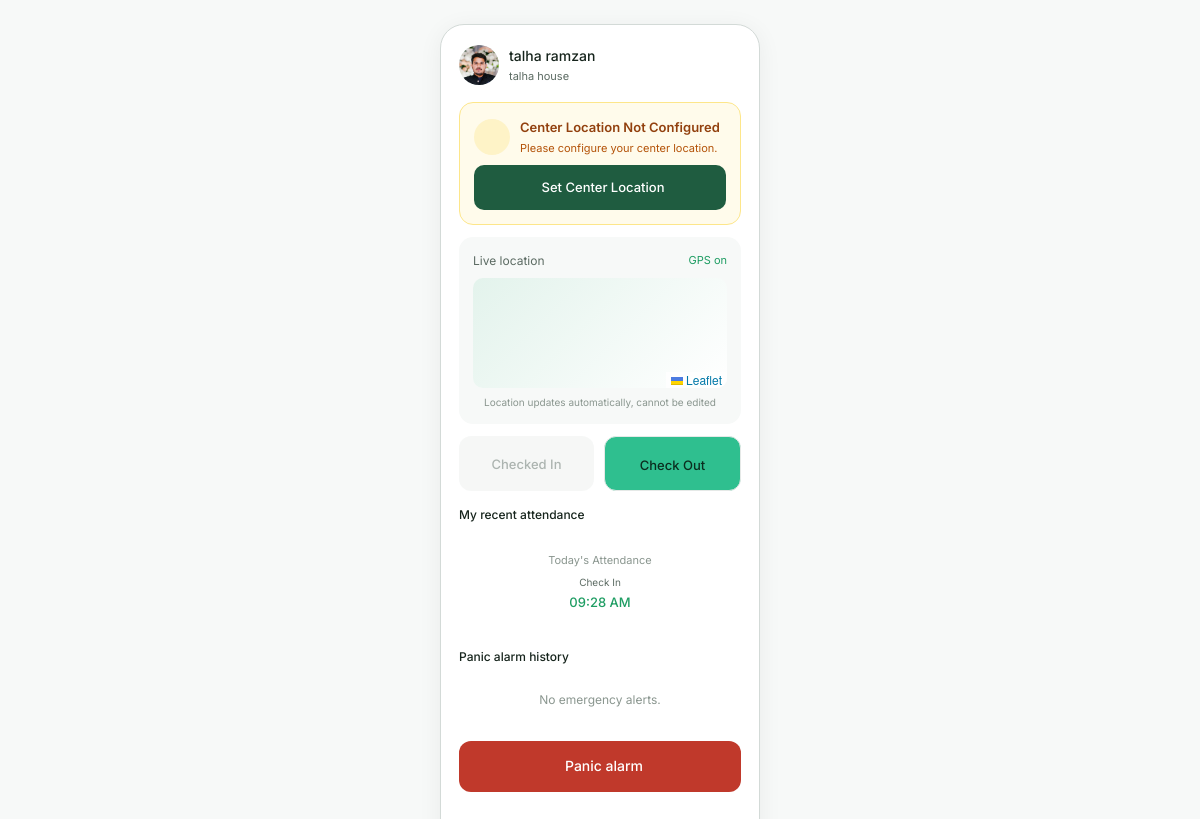
The page /staff/dashboard/ (signed in) on the database its author committed.
### staff/models.py (models this page shows, shortened)
class StaffProfile(models.Model):
    class Status(models.TextChoices):
        ACTIVE = 'Active', 'Active'
        INACTIVE = 'Inactive', 'Inactive'
    class Gender(models.TextChoices):
        MALE = 'Male', 'Male'
        FEMALE = 'Female', 'Female'
        OTHER = 'Other', 'Other'
    user = models.OneToOneField(
        settings.AUTH_USER_MODEL,
        on_delete=models.CASCADE,
        related_name='staff_profile'
    )
    assigned_center = models.ForeignKey(
        'admin_panel.Center',
        on_delete=models.SET_NULL,
        null=True,
        related_name='staff_members'
    )
    designation = models.CharField(max_length=100, blank=True)
    profile_photo = models.ImageField(upload_to='profile_photos/', blank=True, null=True)
    cnic = models.CharField(max_length=15, unique=True, blank=True, null=True)
    date_of_birth = models.DateField(blank=True, null=True)
    age = models.PositiveSmallIntegerField(blank=True, null=True)
    gender = models.CharField(max_length=10, choices=Gender.choices, blank=True)
    address = models.TextField(blank=True)
    joining_date = models.DateField(auto_now_add=True)
    status = models.CharField(max_length=20, choices=Status.choices, default=Status.ACTIVE)
    created_at = models.DateTimeField(default=timezone.now)
    updated_at = models.DateTimeField(auto_now=True)
    class Meta:
        ordering = ['user__full_name']

### accounts/models.py (models this page shows, shortened)
class CustomUser(AbstractBaseUser, PermissionsMixin):
    class Role(models.TextChoices):
        ADMIN = 'Admin', 'Admin'
        FIELD_STAFF = 'Field Staff', 'Field Staff'
        TEACHER = 'Teacher', 'Teacher'
    username = models.CharField(max_length=20, unique=True, blank=True, null=True)
    full_name = models.CharField(max_length=255)
    email = models.EmailField(unique=True)
    phone_number = models.CharField(max_length=20, unique=True)
    role = models.CharField(max_length=20, choices=Role.choices, default=Role.FIELD_STAFF)
    is_active = models.BooleanField(default=True)
    is_staff = models.BooleanField(default=False)
    is_superuser = models.BooleanField(default=False)
    date_joined = models.DateTimeField(auto_now_add=True)
    objects = CustomUserManager()
    USERNAME_FIELD = 'email'
    REQUIRED_FIELDS = ['full_name', 'phone_number']
    def get_full_name(self):
        return self.full_name

### admin_panel/models.py (models this page shows, shortened)
class Center(models.Model):
    class Status(models.TextChoices):
        ACTIVE = 'Active', 'Active'
        INACTIVE = 'Inactive', 'Inactive'
        PENDING = 'Pending', 'Pending'
    class ConfigStatus(models.TextChoices):
        NOT_CONFIGURED = 'NOT_CONFIGURED', 'Not Configured'
        CONFIGURED = 'CONFIGURED', 'Configured'
    center_name = models.CharField(max_length=255)
    center_code = models.CharField(max_length=20, unique=True)
    complete_address = models.TextField(blank=True)
    city = models.CharField(max_length=100, blank=True)
    district = models.CharField(max_length=100)
    latitude = models.DecimalField(max_digits=9, decimal_places=6, null=True, blank=True)
    longitude = models.DecimalField(max_digits=9, decimal_places=6, null=True, blank=True)
    allowed_radius = models.PositiveIntegerField(default=100, help_text='Allowed radius in meters')
    assigned_teacher = models.OneToOneField(
        'staff.StaffProfile',
        on_delete=models.SET_NULL,
        null=True,
        blank=True,
        related_name='teaching_center',
    )
    status = models.CharField(max_length=20, choices=Status.choices, default=Status.PENDING)
    configuration_status = models.CharField(
        max_length=20,
        choices=ConfigStatus.choices,
        default=ConfigStatus.NOT_CONFIGURED,
    )
    configured_by = models.ForeignKey(
        settings.AUTH_USER_MODEL,
        on_delete=models.SET_NULL,
        null=True,
        blank=True,
        related_name='configured_centers',
    )
    configured_date = models.DateTimeField(null=True, blank=True)
    gps_accuracy = models.FloatField(null=True, blank=True, help_text='GPS accuracy in meters at configuration time')
    browser_info = models.TextField(blank=True)
    ip_address = models.GenericIPAddressField(blank=True, null=True)
    created_at = models.DateTimeField(auto_now_add=True)
    updated_at = models.DateTimeField(auto_now=True)
    class Meta:
        ordering = ['center_name']

### staff/views.py (the view)
# urls.py: path('dashboard/', views.dashboard, name='admin_dashboard'),
@login_required
def dashboard(request):
    staff = get_staff_context(request.user)
    ctx = {'staff': staff}
    if staff and staff.assigned_center:
        center = staff.assigned_center
        ctx['user_center'] = center.center_name
        ctx['center_config_status'] = center.configuration_status
        ctx['center_latitude'] = center.latitude
        ctx['center_longitude'] = center.longitude
    else:
        ctx['user_center'] = 'Not assigned'
        ctx['center_config_status'] = None
        ctx['center_latitude'] = None
        ctx['center_longitude'] = None
    today = timezone.now().date()
    try:
        today_attendance = Attendance.objects.get(staff=request.user, date=today)
        ctx['has_checked_in'] = today_attendance.check_in_time is not None
        ctx['has_checked_out'] = today_attendance.check_out_time is not None
        ctx['today_check_in'] = today_attendance.check_in_time.strftime('%I:%M %p') if today_attendance.check_in_time else None
        ctx['today_check_out'] = today_attendance.check_out_time.strftime('%I:%M %p') if today_attendance.check_out_time else None
        if today_attendance.working_hours:
            total_secs = int(today_attendance.working_hours.total_seconds())
            h = total_secs // 3600
            m = (total_secs % 3600) // 60
            ctx['today_working_hours'] = f'{h}h {m}m'
        else:
            ctx['today_working_hours'] = None
    except Attendance.DoesNotExist:
        ctx['has_checked_in'] = False
        ctx['has_checked_out'] = False
        ctx['today_check_in'] = None
        ctx['today_check_out'] = None
        ctx['today_working_hours'] = None
    return render(request, 'staff/dashboard.html', ctx)

### admin_panel/context_processors.py (called while the page is built)
def notification_count(request):
    if not request.user.is_authenticated:
        return {'unread_notifications_count': 0, 'notifications': [], 'emergency_alerts_count': 0}
    notifications = Notification.objects.select_related('staff', 'related_alert').all()[:10]
    unread_count = Notification.objects.filter(is_read=False).count()
    today_emergencies = EmergencyAlert.objects.filter(
        status__in=[EmergencyAlert.Status.PENDING, EmergencyAlert.Status.IN_PROGRESS]
    ).count()
    return {
        'unread_notifications_count': unread_count,
        'notifications': notifications,
        'emergency_alerts_count': today_emergencies,
    }

### staff/views.py (called while the page is built)
def get_staff_context(user):
    try:
        staff = StaffProfile.objects.select_related(
            'user', 'assigned_center'
        ).get(user=user)
    except StaffProfile.DoesNotExist:
        staff = None
    return staff

### staff/templates/staff/dashboard.html (shortened to what this page needs)
{% extends 'base.html' %}
{% block content %}
<div style="display:flex;justify-content:center;padding:1.5rem 0;background:var(--surface-1);min-height:100vh">
  <div style="width:320px;background:var(--surface-2);border-radius:24px;border:0.5px solid var(--border-strong);padding:20px 18px;min-height:640px;box-shadow:0 4px 24px rgba(0,0,0,0.06)">
    <div style="display:flex;align-items:center;gap:10px;margin-bottom:16px">
      <div style="width:40px;height:40px;border-radius:50%;background:var(--bg-accent);display:flex;align-items:center;justify-content:center;font-weight:500;font-size:13px;color:var(--text-accent);overflow:hidden;">
        {% if staff and staff.profile_photo %}
        <img src="{{ staff.profile_photo.url }}" alt="{{ request.user.get_full_name }}" style="width:100%;height:100%;object-fit:cover;">
        {% else %}
        {{ request.user.get_initials }}
        {% endif %}
      </div>
      <div>
        <p style="font-size:14px;font-weight:500;margin:0">{{ request.user.get_full_name }}</p>
        <p style="font-size:11px;color:var(--text-secondary);margin:1px 0 0">{{ user_center }}</p>
      </div>
    </div>
    {% if center_config_status == 'NOT_CONFIGURED' %}
    <div style="background:#FFFBEB;border:1px solid #FDE68A;border-radius:14px;padding:14px;margin-bottom:12px">
      <div style="display:flex;align-items:center;gap:10px;margin-bottom:8px">
        <div style="width:36px;height:36px;border-radius:50%;background:#FEF3C7;display:flex;align-items:center;justify-content:center;flex-shrink:0;">
        </div>
        <div>
          <p style="font-size:13px;font-weight:600;margin:0;color:#92400E">Center Location Not Configured</p>
          <p style="font-size:11px;color:#B45309;margin:2px 0 0">Please configure your center location.</p>
        </div>
      </div>
      <a href="{% url 'staff_center_settings' %}" style="text-decoration:none;display:block;">
        <button type="button" style="width:100%;background:#1F5C40;color:#fff;border:none;padding:12px;border-radius:10px;font-size:13px;font-weight:500;display:flex;align-items:center;justify-content:center;gap:6px;cursor:pointer">
           Set Center Location
        </button>
      </a>
    </div>
    {% endif %}
    <div style="background:var(--surface-1);border-radius:14px;padding:14px;margin-bottom:12px">
      <div style="display:flex;justify-content:space-between;align-items:center;margin-bottom:8px">
        <p style="font-size:12px;color:var(--text-secondary);margin:0">Live location</p>
        <span style="font-size:11px;color:var(--text-success);display:flex;align-items:center;gap:4px">
          GPS on
        </span>
      </div>
      <div id="liveMap" style="height:110px;border-radius:10px;background:linear-gradient(135deg,var(--bg-accent),var(--surface-2))"></div>
      <p style="font-size:10px;color:var(--text-muted);margin:6px 0 0;text-align:center">Location updates automatically, cannot be edited</p>
    </div>
    <div style="display:flex;gap:10px;margin-bottom:14px">
      <button id="checkInBtn"
        data-checked-in="{{ has_checked_in|yesno:'true,false' }}"
        data-checked-out="{{ has_checked_out|yesno:'true,false' }}"
        style="flex:1;background:#2FBF8F;color:#0B2E1F;border:none;padding:14px;border-radius:12px;font-size:13px;font-weight:500;display:flex;flex-direction:column;align-items:center;gap:4px">
        <span id="checkInBtnText">Check In</span>
      </button>
      <button id="checkOutBtn"
        data-checked-in="{{ has_checked_in|yesno:'true,false' }}"
        data-checked-out="{{ has_checked_out|yesno:'true,false' }}"
        style="flex:1;background:var(--fill-secondary);color:var(--text-secondary);border:0.5px solid var(--border);padding:14px;border-radius:12px;font-size:13px;font-weight:500;display:flex;flex-direction:column;align-items:center;gap:4px">
        <span id="checkOutBtnText">Check Out</span>
      </button>
    </div>
    <p style="font-size:12px;font-weight:500;margin:0 0 8px">My recent attendance</p>
    <div id="attendanceSection" style="display:flex;flex-direction:column;align-items:center;justify-content:center;gap:6px;padding:20px 10px;margin-bottom:14px">
      {% if has_checked_in %}
      <div style="width:100%;text-align:center">
        <p style="font-size:11px;color:var(--text-muted);margin:0 0 4px">Today's Attendance</p>
        <div style="display:flex;justify-content:center;gap:16px;flex-wrap:wrap">
          <div>
            <p style="font-size:10px;color:var(--text-secondary);margin:0">Check In</p>
            <p style="font-size:13px;font-weight:500;margin:2px 0 0;color:var(--text-success)">{{ today_check_in }}</p>
          </div>
        </div>
      </div>
      {% else %}
      <p style="font-size:12px;color:var(--text-muted);margin:0">No attendance records available.</p>
      {% endif %}
    </div>
    <p style="font-size:12px;font-weight:500;margin:0 0 8px">Panic alarm history</p>
    <div style="display:flex;flex-direction:column;align-items:center;justify-content:center;gap:6px;padding:16px 10px;margin-bottom:16px">
      <p style="font-size:12px;color:var(--text-muted);margin:0">No emergency alerts.</p>
    </div>
    <button id="panicBtn" style="width:100%;background:var(--fill-danger);color:var(--on-danger);border:none;padding:14px;border-radius:12px;font-size:14px;font-weight:500;display:flex;align-items:center;justify-content:center;gap:8px">
      Panic alarm
    </button>
  </div>
</div>
{% endblock %}

### static/css/style.css (style rules this page uses)
:root { --srsp-primary: #123524; --srsp-primary-light: #1F5C40; --srsp-primary-dark: #0B2E1F; --srsp-accent: #2FBF8F; --srsp-accent-hover: #28A87A; --srsp-accent-light: #E3F3EC; --surface-1: #F7F9F8; --surface-2: #FFFFFF; --surface-3: #F0F2F1; --border: #E5E9E7; --border-strong: #D3DAD7; --text-primary: #16241C; --text-secondary: #5C6B63; --text-muted: #8A968F; --text-accent: #1F5C40; --text-on-primary: #FFFFFF; --text-success: #1F9D63; --text-warning: #B8860B; --text-danger: #C0392B; --text-info: #2563EB; --bg-accent: #E3F3EC; --bg-success: #E3F6EA; --bg-warning: #FDF3DC; --bg-danger: #FBE6E4; --bg-info: #DBEAFE; --fill-danger: #C0392B; --fill-secondary: #EEF1EF; --fill-control: #EEF1EF; --on-danger: #FFFFFF; --border-danger: #C0392B; --border-warning: #D9A400; --border-accent: #2FBF8F; --shadow-xs: 0 1px 2px rgba(18, 53, 36, 0.04); --shadow-sm: 0 1px 3px rgba(18, 53, 36, 0.06), 0 1px 2px rgba(18, 53, 36, 0.04); --shadow-md: 0 4px 6px rgba(18, 53, 36, 0.06), 0 2px 4px rgba(18, 53, 36, 0.04); --shadow-lg: 0 10px 15px rgba(18, 53, 36, 0.06), 0 4px 6px rgba(18, 53, 36, 0.04); --shadow-xl: 0 20px 25px rgba(18, 53, 36, 0.08), 0 8px 10px rgba(18, 53, 36, 0.04); --radius-sm: 6px; --radius-md: 8px; --radius-lg: 12px; --radius-xl: 16px; --radius-full: 50%; --space-xs: 4px; --space-sm: 8px; --space-md: 12px; --space-lg: 16px; --space-xl: 20px; --space-2xl: 24px; --space-3xl: 32px; --space-4xl: 40px; --sidebar-width: 220px; --sidebar-collapsed-width: 60px; --topbar-height: 56px; }
body { background: var(--surface-1); color: var(--text-primary); font-family: 'Inter', 'Segoe UI', system-ui, -apple-system, sans-serif; font-size: 0.875rem; line-height: 1.6; -webkit-font-smoothing: antialiased; -moz-osx-font-smoothing: grayscale; }
p { margin-bottom: 0.5rem; }

### rows shown on the page
StaffProfile: profile_photo (picture)
CustomUser: user.get_full_name "talha ramzan"
Center: center_name "talha house"

### other values the page prints
{{ today_check_in }} "09:28 AM"
